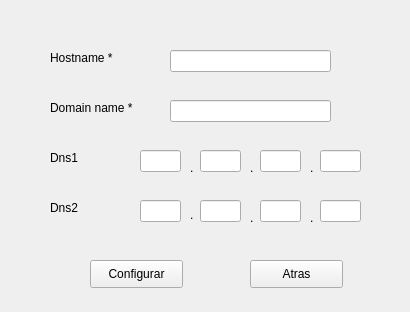
<?xml version="1.0" encoding="UTF-8"?>
<ui version="4.0">
 <class>Plantilla</class>
 <widget class="QWidget" name="Plantilla">
  <property name="geometry">
   <rect>
    <x>0</x>
    <y>0</y>
    <width>410</width>
    <height>312</height>
   </rect>
  </property>
  <property name="windowTitle">
   <string>Form</string>
  </property>
  <widget class="QLabel" name="label">
   <property name="geometry">
    <rect>
     <x>50</x>
     <y>50</y>
     <width>81</width>
     <height>16</height>
    </rect>
   </property>
   <property name="text">
    <string>Hostname *</string>
   </property>
  </widget>
  <widget class="QLabel" name="label_2">
   <property name="geometry">
    <rect>
     <x>50</x>
     <y>100</y>
     <width>111</width>
     <height>16</height>
    </rect>
   </property>
   <property name="text">
    <string>Domain name *</string>
   </property>
  </widget>
  <widget class="QLabel" name="label_3">
   <property name="geometry">
    <rect>
     <x>50</x>
     <y>150</y>
     <width>61</width>
     <height>16</height>
    </rect>
   </property>
   <property name="text">
    <string>Dns1</string>
   </property>
  </widget>
  <widget class="QLabel" name="label_4">
   <property name="geometry">
    <rect>
     <x>50</x>
     <y>200</y>
     <width>61</width>
     <height>16</height>
    </rect>
   </property>
   <property name="text">
    <string>Dns2</string>
   </property>
  </widget>
  <widget class="QLineEdit" name="txt_hostname">
   <property name="geometry">
    <rect>
     <x>170</x>
     <y>50</y>
     <width>161</width>
     <height>22</height>
    </rect>
   </property>
  </widget>
  <widget class="QLineEdit" name="txt_domainName">
   <property name="geometry">
    <rect>
     <x>170</x>
     <y>100</y>
     <width>161</width>
     <height>22</height>
    </rect>
   </property>
  </widget>
  <widget class="QLineEdit" name="txt_dns1_1">
   <property name="geometry">
    <rect>
     <x>140</x>
     <y>150</y>
     <width>41</width>
     <height>22</height>
    </rect>
   </property>
   <property name="maxLength">
    <number>3</number>
   </property>
  </widget>
  <widget class="QLineEdit" name="txt_dns2_1">
   <property name="geometry">
    <rect>
     <x>140</x>
     <y>200</y>
     <width>41</width>
     <height>22</height>
    </rect>
   </property>
   <property name="maxLength">
    <number>3</number>
   </property>
  </widget>
  <widget class="QPushButton" name="btn_configurar">
   <property name="geometry">
    <rect>
     <x>90</x>
     <y>260</y>
     <width>93</width>
     <height>28</height>
    </rect>
   </property>
   <property name="text">
    <string>Configurar</string>
   </property>
  </widget>
  <widget class="QPushButton" name="btn_atras">
   <property name="geometry">
    <rect>
     <x>250</x>
     <y>260</y>
     <width>93</width>
     <height>28</height>
    </rect>
   </property>
   <property name="text">
    <string>Atras</string>
   </property>
  </widget>
  <widget class="QLineEdit" name="txt_dns1_2">
   <property name="geometry">
    <rect>
     <x>200</x>
     <y>150</y>
     <width>41</width>
     <height>22</height>
    </rect>
   </property>
   <property name="maxLength">
    <number>3</number>
   </property>
  </widget>
  <widget class="QLineEdit" name="txt_dns1_3">
   <property name="geometry">
    <rect>
     <x>260</x>
     <y>150</y>
     <width>41</width>
     <height>22</height>
    </rect>
   </property>
   <property name="maxLength">
    <number>3</number>
   </property>
  </widget>
  <widget class="QLineEdit" name="txt_dns1_4">
   <property name="geometry">
    <rect>
     <x>320</x>
     <y>150</y>
     <width>41</width>
     <height>22</height>
    </rect>
   </property>
   <property name="maxLength">
    <number>3</number>
   </property>
  </widget>
  <widget class="QLineEdit" name="txt_dns2_2">
   <property name="geometry">
    <rect>
     <x>200</x>
     <y>200</y>
     <width>41</width>
     <height>22</height>
    </rect>
   </property>
   <property name="maxLength">
    <number>3</number>
   </property>
  </widget>
  <widget class="QLineEdit" name="txt_dns2_3">
   <property name="geometry">
    <rect>
     <x>260</x>
     <y>200</y>
     <width>41</width>
     <height>22</height>
    </rect>
   </property>
   <property name="maxLength">
    <number>3</number>
   </property>
  </widget>
  <widget class="QLineEdit" name="txt_dns2_4">
   <property name="geometry">
    <rect>
     <x>320</x>
     <y>200</y>
     <width>41</width>
     <height>22</height>
    </rect>
   </property>
   <property name="maxLength">
    <number>3</number>
   </property>
  </widget>
  <widget class="QLabel" name="label_5">
   <property name="geometry">
    <rect>
     <x>190</x>
     <y>160</y>
     <width>16</width>
     <height>16</height>
    </rect>
   </property>
   <property name="text">
    <string>.</string>
   </property>
  </widget>
  <widget class="QLabel" name="label_6">
   <property name="geometry">
    <rect>
     <x>250</x>
     <y>160</y>
     <width>16</width>
     <height>16</height>
    </rect>
   </property>
   <property name="text">
    <string>.</string>
   </property>
  </widget>
  <widget class="QLabel" name="label_7">
   <property name="geometry">
    <rect>
     <x>190</x>
     <y>210</y>
     <width>16</width>
     <height>10</height>
    </rect>
   </property>
   <property name="text">
    <string>.</string>
   </property>
  </widget>
  <widget class="QLabel" name="label_8">
   <property name="geometry">
    <rect>
     <x>250</x>
     <y>210</y>
     <width>16</width>
     <height>16</height>
    </rect>
   </property>
   <property name="text">
    <string>.</string>
   </property>
  </widget>
  <widget class="QLabel" name="label_9">
   <property name="geometry">
    <rect>
     <x>310</x>
     <y>210</y>
     <width>16</width>
     <height>16</height>
    </rect>
   </property>
   <property name="text">
    <string>.</string>
   </property>
  </widget>
  <widget class="QLabel" name="label_10">
   <property name="geometry">
    <rect>
     <x>310</x>
     <y>160</y>
     <width>16</width>
     <height>16</height>
    </rect>
   </property>
   <property name="text">
    <string>.</string>
   </property>
  </widget>
 </widget>
 <resources/>
 <connections/>
</ui>
